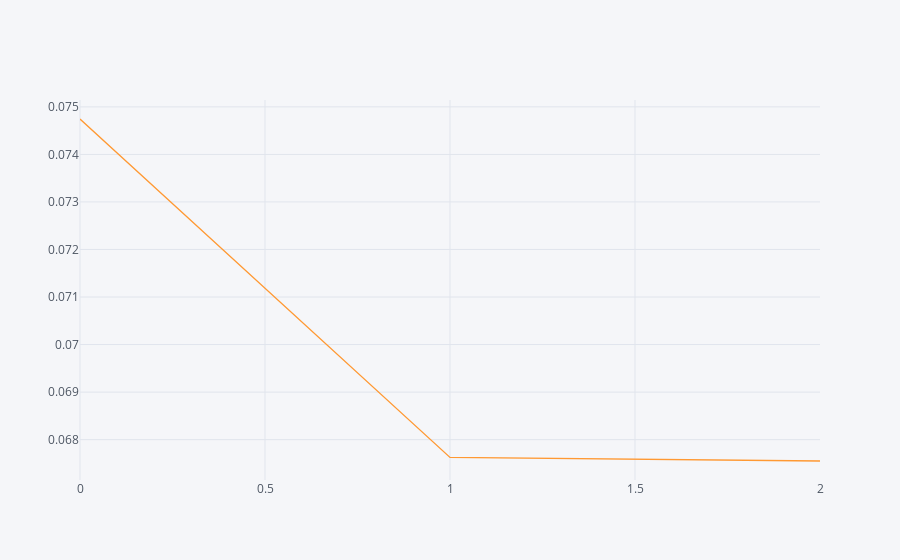

Notebook code cell kept with this figure:
### Code cell
results = pd.DataFrame(history.history)
results.iplot()

### Figure 1 — Plotly figure (JSON) as saved in the notebook; plotly's stock layout.template omitted (floating-point values rounded to 4 significant figures)
{"data": [{"line": {"color": "rgba(255, 153, 51, 1.0)", "dash": "solid", "shape": "linear", "width": 1.3}, "mode": "lines", "name": "loss", "text": "", "type": "scatter", "uid": "0052e7c3-0cf1-4845-9730-e4de7d7cb33a", "x": [0, 1, 2], "y": [0.07474, 0.06763, 0.06755]}], "layout": {"legend": {"bgcolor": "#F5F6F9", "font": {"color": "#4D5663"}}, "paper_bgcolor": "#F5F6F9", "plot_bgcolor": "#F5F6F9", "title": {"font": {"color": "#4D5663"}}, "xaxis": {"gridcolor": "#E1E5ED", "showgrid": true, "tickfont": {"color": "#4D5663"}, "title": {"font": {"color": "#4D5663"}, "text": ""}, "zerolinecolor": "#E1E5ED"}, "yaxis": {"gridcolor": "#E1E5ED", "showgrid": true, "tickfont": {"color": "#4D5663"}, "title": {"font": {"color": "#4D5663"}, "text": ""}, "zerolinecolor": "#E1E5ED"}}}
